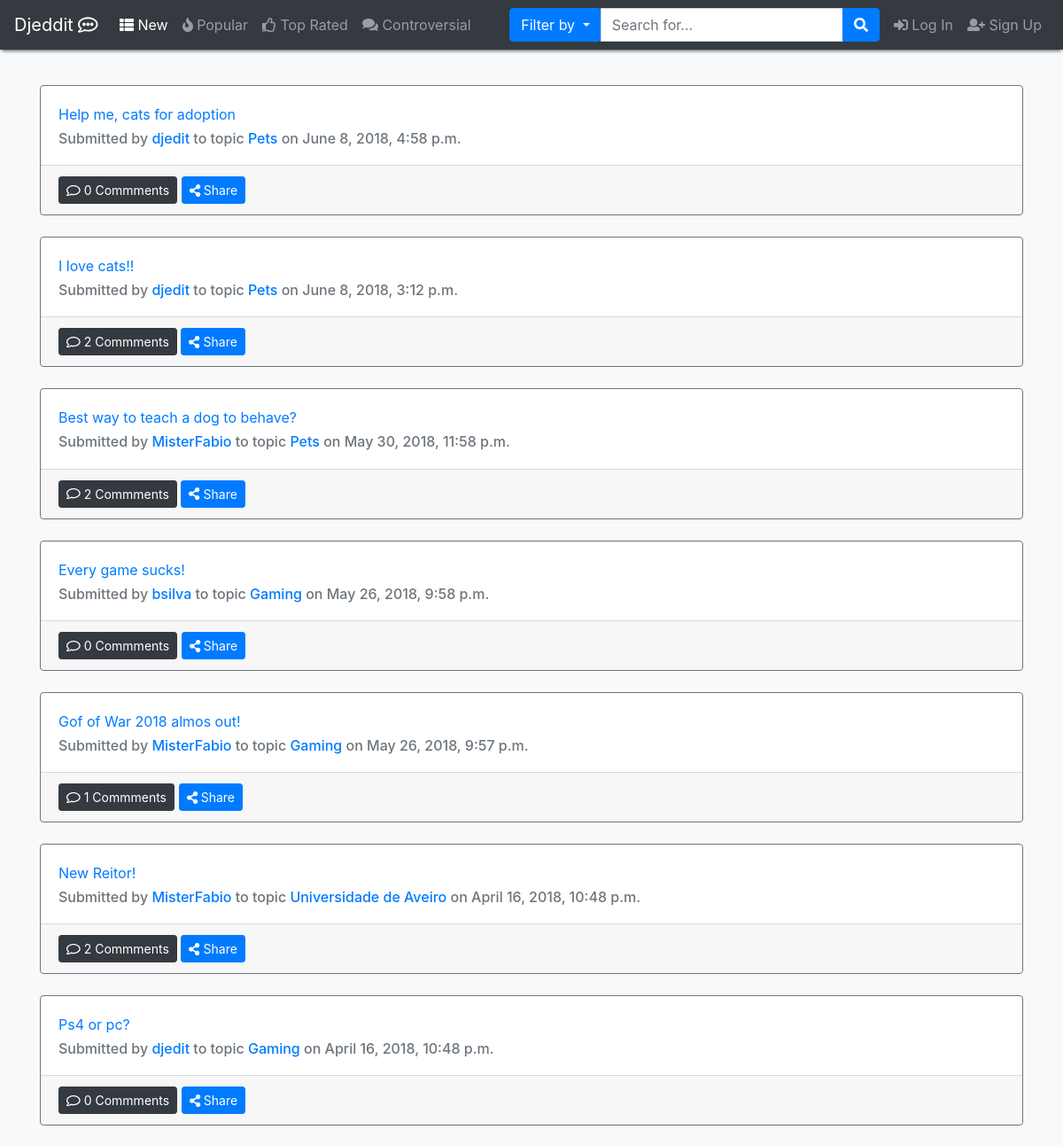
/ (upper part), run on an earlier commit of the app's database.
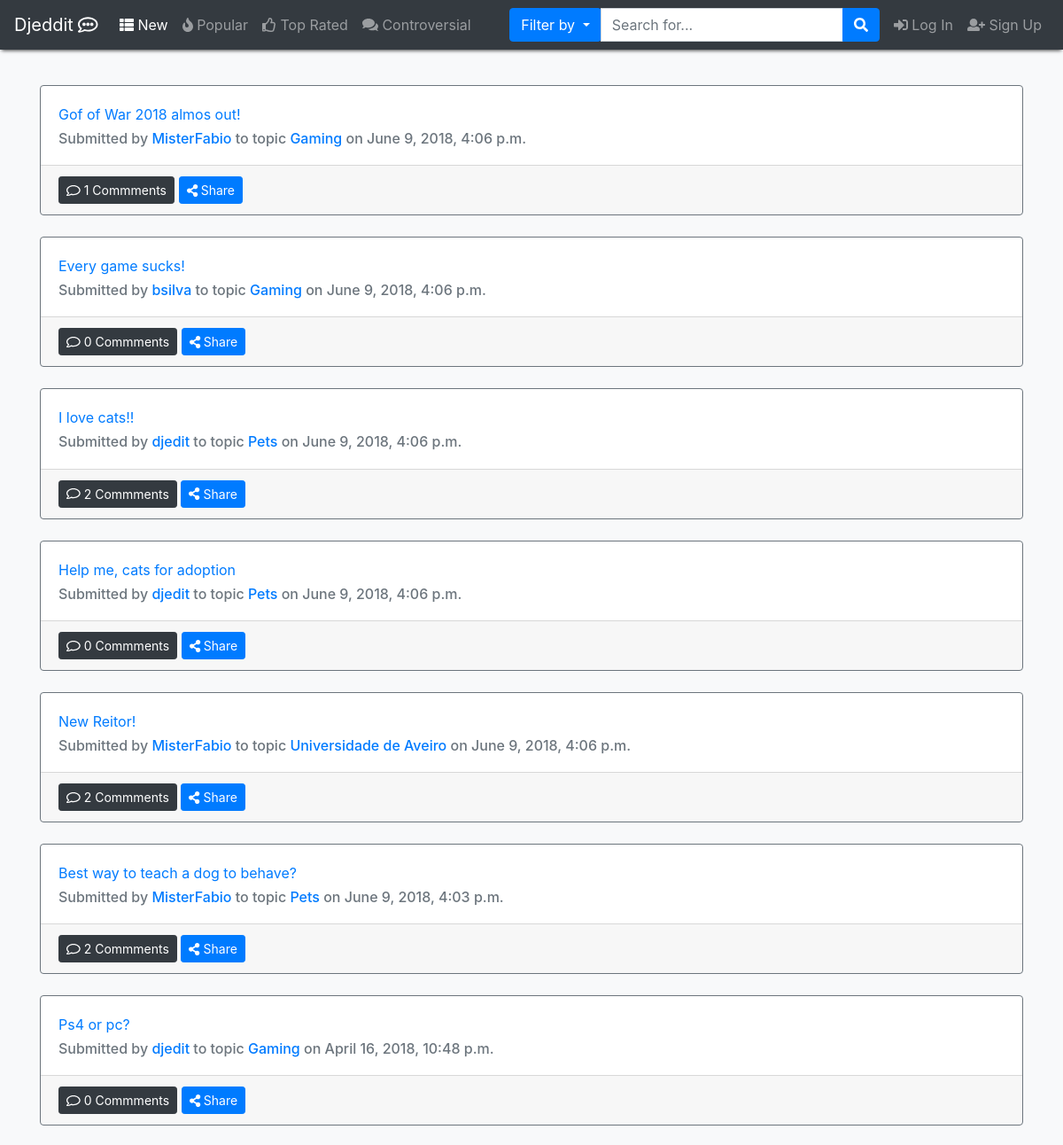
And on a later commit of the database.
### app/models.py (models this page shows, shortened)
class Post(models.Model):
    topic = models.ForeignKey(Topic, on_delete=models.CASCADE)
    title = models.CharField(max_length=120, blank=False)  # campo obrigatório
    content = models.CharField(max_length=100000, blank=False)
    clicks = models.IntegerField(blank=False, default=0)
    userUpVotesPost = models.ManyToManyField(Profile, related_name='post_user_up', blank=True)
    userDownVotesPost = models.ManyToManyField(Profile, related_name='post_user_down', blank=True)
    userSaved = models.ManyToManyField(Profile, blank=True, related_name='user_post_saved')
    userHidden = models.ManyToManyField(Profile, blank=True, related_name='user_post_hidden')
    date = models.DateTimeField(auto_now=True)
    userOP = models.ForeignKey(User, on_delete=models.CASCADE)
    nComments = models.IntegerField(default=0, validators=[MinValueValidator(0)])

class Topic(models.Model):
    name = models.CharField(max_length=80, blank=False, primary_key=True)
    rules = models.CharField(max_length=500)
    description = models.CharField(max_length=300, blank=False)
    userCreator = models.ForeignKey(User, on_delete=models.CASCADE)
    creation_date = models.DateField(blank=False, default=datetime.now)

### app/views.py (the view)
# urls.py: path('', views.mainPage, name="home"),
def mainPage(request):
    posts = Post.objects.order_by("-date")
    pages = pagination(request, posts, num=10)
    tparams = {
        'items': pages[0],
        'page_range': pages[1],
        'year': datetime.now().year,
        "nbar": "New"
    }
    return render(request, "home.html", tparams)

### Djeedit/config.py (called while the page is built)
def pagination(request, data, num=10):
    paginator = Paginator(data, num)
    page = request.GET.get('page')
    try:
        items = paginator.page(page)
    except PageNotAnInteger:
        items = paginator.page(1)
    except EmptyPage:
        items = paginator.page(paginator.num_pages)
    index = items.number - 1
    max_index = len(paginator.page_range)
    start_index = index - 5 if index >= 5 else 0
    end_index = index + 5 if index <= max_index - 5 else max_index
    page_range = paginator.page_range[start_index:end_index]
    return items, page_range

### templates/home.html (shortened to what this page needs)
{% extends 'layout.html' %}
{% block content %}
    {% for p in items %}
        {% include "post_preview.html" with post=p%}
        <br>
    {% endfor %}
{% endblock %}

### templates/post_preview.html (shortened to what this page needs)
<div class="card border-secondary" id="post_n_{{ post.id }}"
        {% if request.user.profile in post.userHidden.all %} {% ifnotequal sidebar 'user_posts_hidden'  %} hidden  {% endifnotequal %}{% endif %}>
    <div class="card-body">
        <div class="card-title"><a href="{% url "post" topicName=post.topic.name postID=post.id %}">{{ post.title }}</a> </div>
        <h6 class="card-subtitle text-muted">Submitted by <a href="{% url "user" username=post.userOP.username %}">{{ post.userOP.username }}<a/>
            to topic <a href="{% url "topic"  topicName=post.topic.name %}"> {{ post.topic.name }} <a/> on {{ post.date }}</h6>
    </div>
    <div class="card-footer">
            <button href="#" class="btn btn-sm btn-dark"><i class="far fa-comment"></i> {{ post.nComments }} Commments
            </button>
            <button class="btn btn-sm btn-primary" type="button" data-toggle="collapse" data-target="#coll{{ post.id }}"
                    aria-expanded="false" aria-controls="collapseExample">
                <i class="fas fa-share-alt"></i> Share
            </button>
            {% load social_share %}
    </div>
</div>

What changed in the data, as far as the page shows it:
changed Post "Gof of War 2018 almos out!": date "May 26, 2018, 9:57 p.m." → "June 9, 2018, 4:06 p.m."; moves up the list
changed Post "Every game sucks!": date "May 26, 2018, 9:58 p.m." → "June 9, 2018, 4:06 p.m."; moves up the list
changed Post "I love cats!!": date "June 8, 2018, 3:12 p.m." → "June 9, 2018, 4:06 p.m."; moves down the list
changed Post "Help me, cats for adoption": date "June 8, 2018, 4:58 p.m." → "June 9, 2018, 4:06 p.m."
changed Post "New Reitor!": date "April 16, 2018, 10:48 p.m." → "June 9, 2018, 4:06 p.m."; moves up the list
changed Post "Best way to teach a dog to behave?": date "May 30, 2018, 11:58 p.m." → "June 9, 2018, 4:03 p.m."
